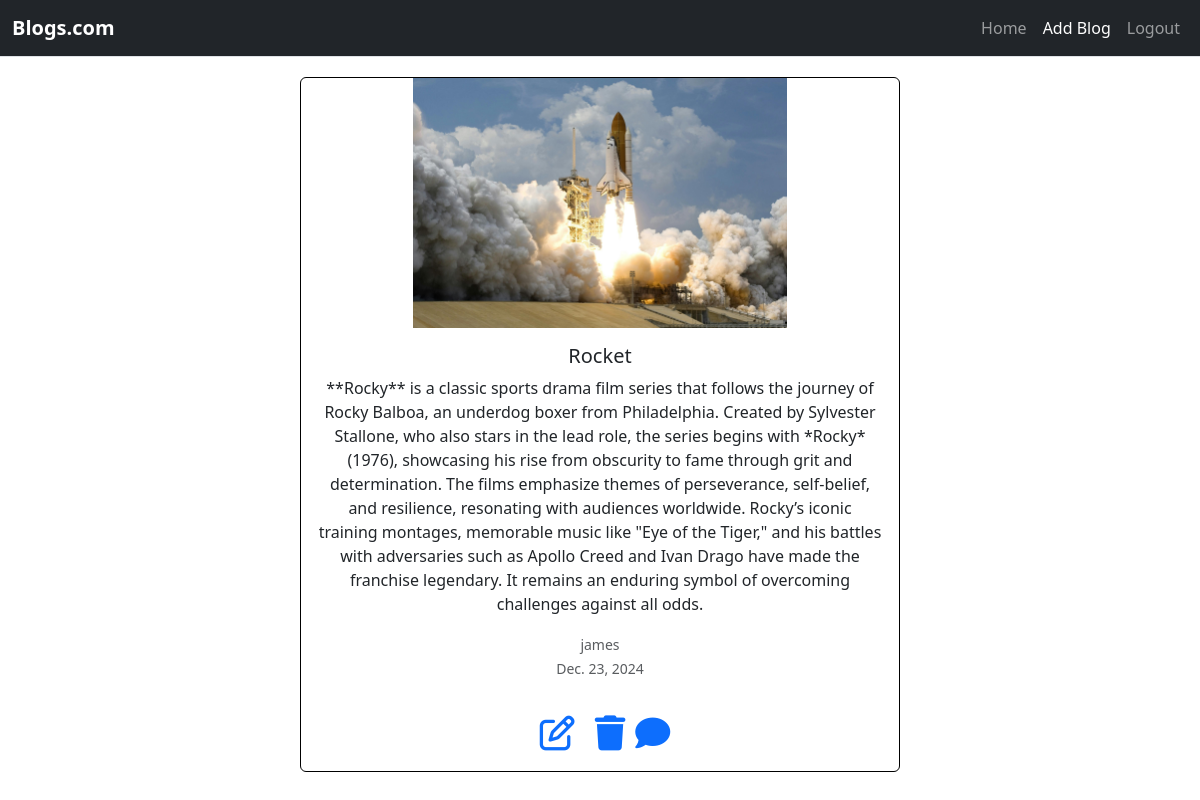
Screenshot of /blog_list (signed in) with the database file from the repository.
### writer/models.py (models this page shows, shortened)
class BlogModel(models.Model):
    title = models.CharField(max_length=100)
    blog = models.TextField()
    author_name = models.CharField(max_length=100,null=True)
    date = models.DateField(auto_now_add=True)
    image=models.ImageField(upload_to='blog_images')
    user = models.ForeignKey(User, on_delete=models.CASCADE)

### writer/views.py (the view)
# urls.py: path('blog_list', views.BlogList.as_view(), name='blog_list'),
class  BlogList(ListView):
  template_name = 'blog_list.html'
  model = BlogModel
  context_object_name = 'blogslist'
  def get_queryset(self):
    return BlogModel.objects.filter(user=self.request.user)

### writer/templates/blog_list.html (shortened to what this page needs)
<!doctype html>
<html lang="en">
<head>
  <link href="https://cdn.jsdelivr.net/npm/bootstrap@5.3.2/dist/css/bootstrap.min.css" rel="stylesheet"
 />
    <link rel="stylesheet" href="https://cdnjs.cloudflare.com/ajax/libs/font-awesome/6.7.2/css/all.min.css" />
</head>
<body>
  <nav class="navbar navbar-expand-lg navbar-dark bg-dark border-bottom">
    <div class="container-fluid">
      <a class="navbar-brand" href="#!"><strong>Blogs.com</strong></a>
      <div class="collapse navbar-collapse" id="navbarSupportedContent">
        <ul class="navbar-nav ms-auto mb-2 mb-lg-0">
          <li class="nav-item"><a class="nav-link" href="">Home</a></li>
          <li class="nav-item"><a class="nav-link active" href="{% url 'write' %}">Add Blog</a></li>
          <li class="nav-item"><a class="nav-link" href="{% url 'logout' %}">Logout</a></li>
        </ul>
      </div>
    </div>
  </nav <main>
    {% for i in blogslist %}
    <div class="card  " style="border: 1px solid black; width: 50%; margin: auto; margin-top: 20px;">
      <img src="{{i.image.url}}" class="card-img-top" height="250px" style="object-fit: contain;">
      <div class="card-body " style="width: 100%; margin: auto; text-align: center;">
        <h5 class="card-title">{{i.title}}</h5>
        <p class="card-text">
          {{i.blog}}
        </p>
        <p class="card-text">
          <small class="text-muted">{{i.author_name}}<br>{{i.date}}</small>
        </p>
      </div>
      <div class="d-flex justify-content-center align-items-center">
        <a  href="{% url 'blog_update' i.id %}"><i class="fa-regular fa-pen-to-square" style="font-size: 35px; padding: 20px;"></i></a>
        <a  href="{% url 'blog_delete' i.id %}"><i class="fa-solid fa-trash" style="font-size: 35px;"></i></a>
        <a  href="{% url 'comment' i.id %}"><i class="fa-solid fa-comment" style="font-size: 35px; margin: 10px;"></i></a>
    </div>
    </div>
    {% endfor %}
</body>
</html>

### rows the page displays
BlogModel: image (picture), title "Rocket", blog "**Rocky** is a classic sports drama film series that follows the journey of Rocky Balboa, an underdog boxer from Philadelphia. Created by Sylvester Stallone, who also stars in the lead role, the series begins with *Rocky* (1976), showcasing his rise from obscurity to fame through grit and determination. The films emphasize themes of perseverance, self-belief, and resilience, resonating with audiences worldwide. Rocky’s iconic training montages, memorable music like \"Eye of the Tiger,\" and his battles with adversaries such as Apollo Creed and Ivan Drago have made the franchise legendary. It remains an enduring symbol of overcoming challenges against all odds.", author_name "james", date "Dec. 23, 2024"
